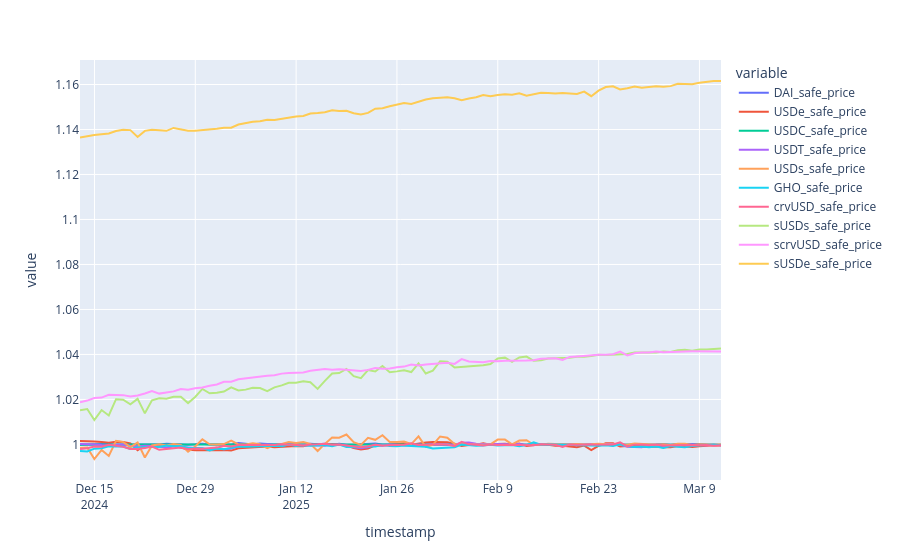

The code cell stored with this chart in its notebook:
### Code cell
from mainnet_launch.pages.asset_discounts.stable_coin_pricing import (
    StableCoinConsants,
    stablecoin_constants,
    stables,
    usde_constants,
    sUSDe,
    USDC,
)
from mainnet_launch.data_fetching.get_state_by_block import (
    get_raw_state_by_blocks,
    get_state_by_one_block,
    build_blocks_to_use,
)
from mainnet_launch.constants import ETH_CHAIN
import plotly.express as px
import plotly.io as pio

# by def USDC is always at peg.the wrost safe price is 2 bips
pio.templates.default = None
token_symbols = [c.symbol for c in stablecoin_constants]
backing_calls = [c.backing_call for c in stablecoin_constants]
safe_price_calls = [c.safe_price_call for c in stablecoin_constants if c.safe_price_call is not None]
blocks = build_blocks_to_use(ETH_CHAIN, start_block=21389810)
df = get_raw_state_by_blocks([*backing_calls, *safe_price_calls], blocks, ETH_CHAIN, include_block_number=True)
df["sUSDs_safe_price"] = df["sUSDs_backing"] * df["USDs_safe_price"]
df["scrvUSD_safe_price"] = df["scrvUSD_backing"] * df["crvUSD_safe_price"]
df["sUSDe_safe_price"] = df["sUSDe_backing"] * df["USDe_safe_price"]

# 100 * (peg - safe) / peg

safe_price_cols = [c for c in df.columns if "_safe_price" in c]
px.line(df[safe_price_cols])
